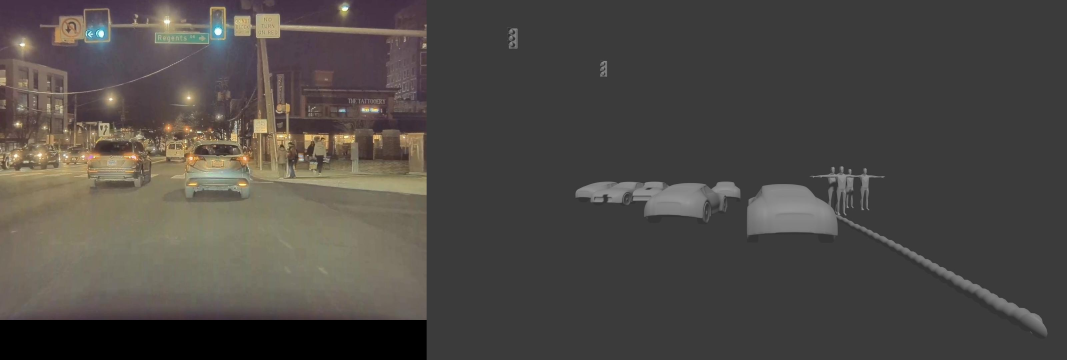
#> input picture images/combined_image.jpg, 3200 x 1080 px, given in place of traf.jpg, which was not available (shown at 1/3 size)
$ python lane_det.py
#> lines starting #> are read from the running program, lines starting #| are printed output that depends on the picture; after the words box and inside, x2 and y2 are one past the last pixel; in counts of white or black regions, pixels touching at a corner belong together; pictures that were not available may be replaced by others from this repository, and a replacement may not be noted
#> further down, video_path is the input picture: shape (1080, 3200, 3); mean B, G, R 69.7, 73.5, 77.5
import cv2
import numpy as np
from get_frames import get_frames

def process_frame_for_lane_detection(frame):
    # Convert the frame to grayscale
    gray = cv2.cvtColor(frame, cv2.COLOR_BGR2GRAY)
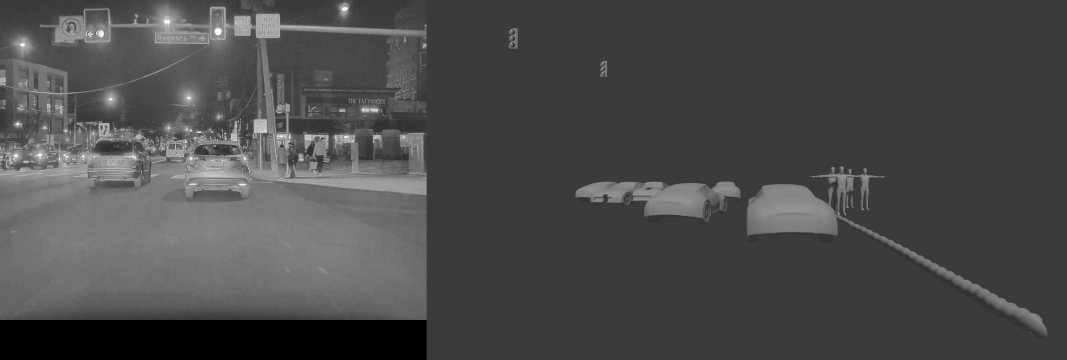
#> gray: shape (1080, 3200) (shown at 1/3 size); min 0, max 254, mean 74.3

    # Apply Gaussian blur
    blur = cv2.GaussianBlur(gray, (5, 5), 0)

    # Detect edges using the Canny detector
    edges = cv2.Canny(blur, 50, 150)
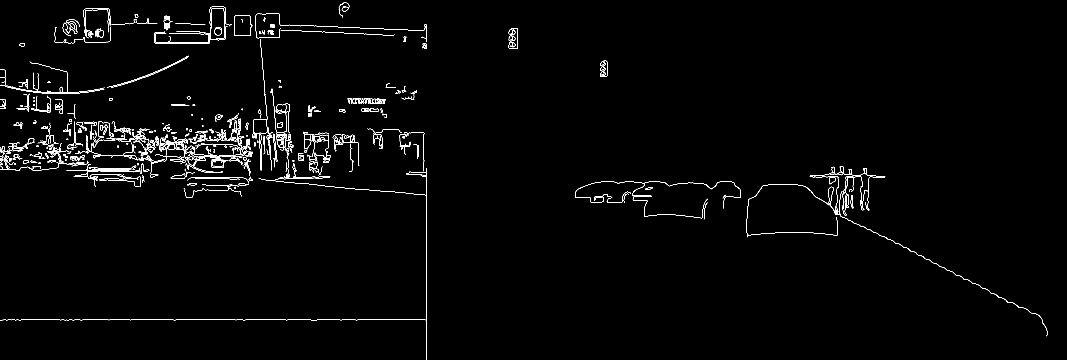
#> edges: shape (1080, 3200) (shown at 1/3 size); 1.1% white in thin lines or dots

    # Define a region of interest (ROI) for lane detection
    height, width = edges.shape
#> height = 1080; width = 3200
    mask = np.zeros_like(edges)
    polygon = np.array([[
        (0, height * 0.8),
        (width, height * 0.8),
        (width, height),
        (0, height),
    ]], np.int32)
    cv2.fillPoly(mask, polygon, 255)
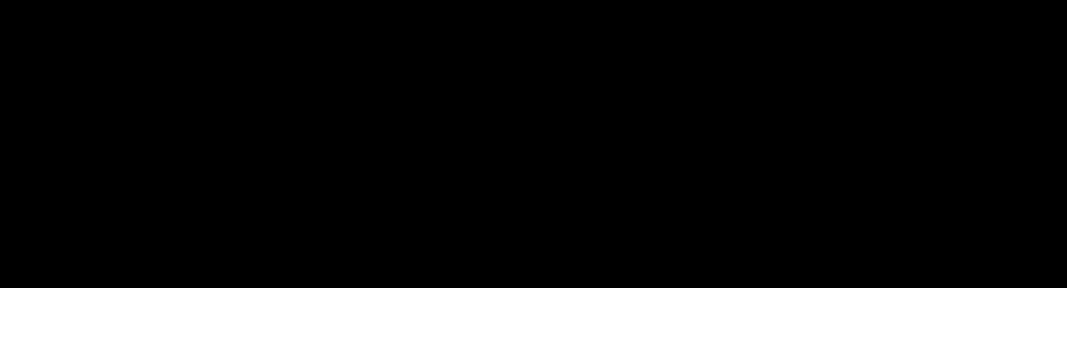
#> mask: shape (1080, 3200) (shown at 1/3 size); 20% white; 1 white region, box (x1, y1, x2, y2) and area: (0, 864, 3200, 1080) 691200

    # Mask the edges image
    masked_edges = cv2.bitwise_and(edges, mask)
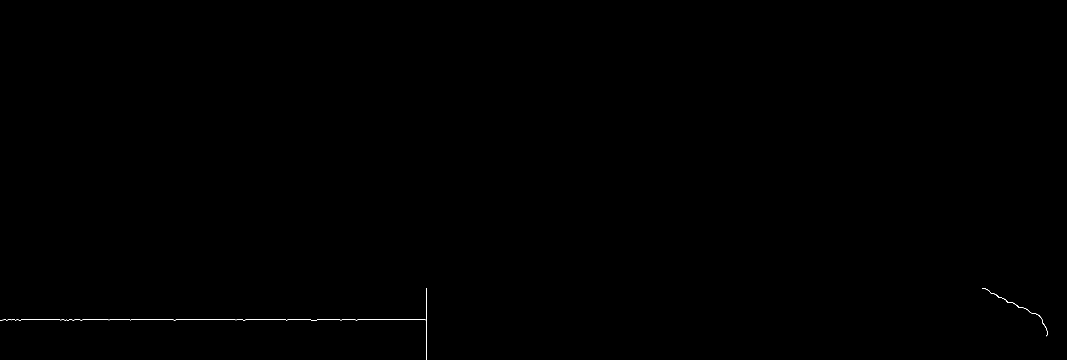
#> masked_edges: shape (1080, 3200) (shown at 1/3 size); 0.05% white in thin lines or dots, all inside (x1, y1, x2, y2) = (0, 864, 3143, 1080)

    # Use Hough Line Transformation to detect lines
    lines = cv2.HoughLinesP(masked_edges, 1, np.pi / 180, 50, np.array([]), minLineLength=100, maxLineGap=50)
#> lines = [[7, 959, 1276, 959], [1279, 1079, 1279, 864], [2946, 864, 3119, 948]]

    # Draw the lines on the frame
    if lines is not None:
        for line in lines:
            for x1, y1, x2, y2 in line:
                cv2.line(frame, (x1, y1), (x2, y2), (255, 0, 0), 3)
#> this loop made 3 passes
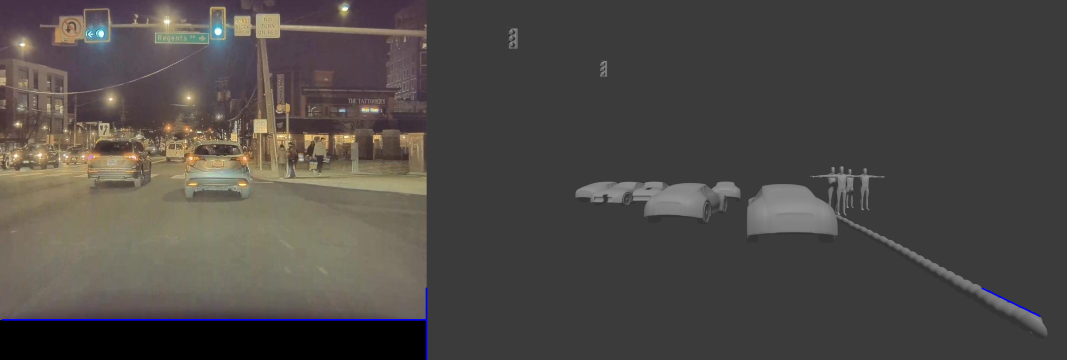
#> frame: shape (1080, 3200, 3) (shown at 1/3 size); 0.24% of pixels changed, all inside (x1, y1, x2, y2) = (5, 862, 3122, 1080)

    return frame

def process_frames_and_detect(video_path):


    frame_with_lanes = process_frame_for_lane_detection(video_path)

    # Display the frame with lane detections
    cv2.imshow('Lane Detection', frame_with_lanes)

    cv2.waitKey(0)
    cv2.destroyAllWindows()


    # for frame in get_frames(video_path):  # Update get_frames if needed to match function definition
    #     # Process each frame for lane detection
    #     frame_with_lanes = process_frame_for_lane_detection(frame)

    #     # Display the frame with lane detections
    #     cv2.imshow('Lane Detection', frame_with_lanes)

    #     if cv2.waitKey(1) == ord('q'):  # Press 'q' to quit
    #         break

    # cv2.destroyAllWindows()


# Example usage
# video_path = '/Users/mayankbansal/Desktop/CV/P3Data/Sequences/scene3/Undist/2023-02-14_11-49-54-front_undistort.mp4'  # Update this path

image_path = "/Users/mayankbansal/Desktop/CV/EV/test_images/traf.jpg"
video_path = cv2.imread(image_path)

process_frames_and_detect(video_path)

$ run again, on images/combined_image_new.jpg
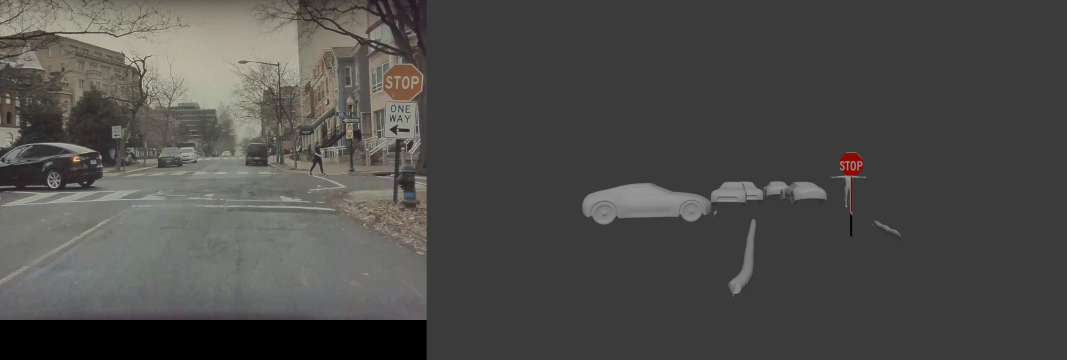
#> input picture images/combined_image_new.jpg, 3200 x 1080 px, given in place of traf.jpg, which was not available (shown at 1/3 size)
#> video_path is the input picture: shape (1080, 3200, 3); mean B, G, R 73.3, 75.7, 76.6
#> in process_frame_for_lane_detection, `edges = cv2.Canny(blur, 50, 150)`:
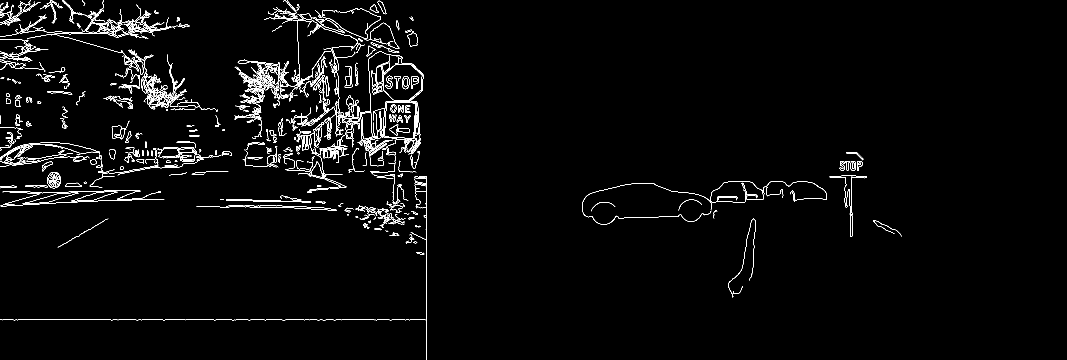
#> edges: shape (1080, 3200) (shown at 1/3 size); 1.7% white in thin lines or dots, all inside (x1, y1, x2, y2) = (0, 0, 2704, 1080)
#> mask: shape (1080, 3200); 20% white; 1 white region, box (x1, y1, x2, y2) and area: (0, 864, 3200, 1080) 691200
#> masked_edges: shape (1080, 3200); 0.05% white in thin lines or dots, all inside (x1, y1, x2, y2) = (0, 864, 2225, 1080)
#> lines = [[0, 959, 1276, 959], [1279, 1079, 1279, 864], [642, 960, 855, 960], [912, 960, 1025, 960]]
#> the loop in process_frame_for_lane_detection, `for line in lines:` made 4 passes
#> after the loop in process_frame_for_lane_detection, `for line in lines:`:
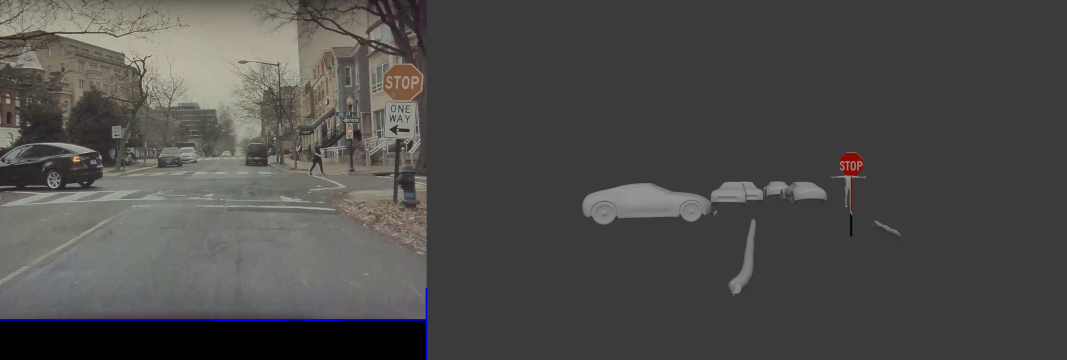
#> frame: shape (1080, 3200, 3) (shown at 1/3 size); 0.23% of pixels changed, all inside (x1, y1, x2, y2) = (0, 862, 1282, 1080)
